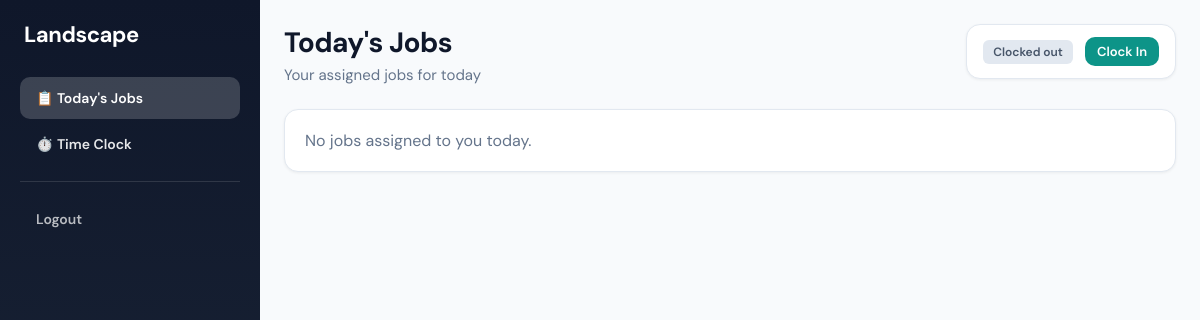
The page /jobs/crew/ (signed in) on the database as committed earlier.
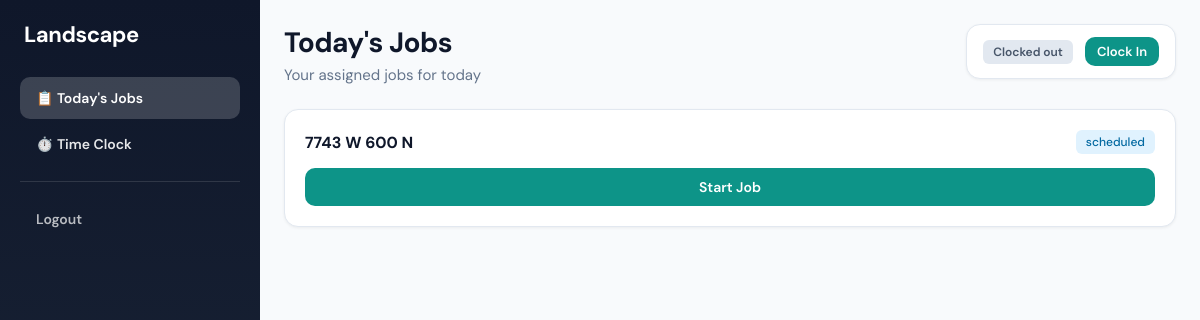
The same page on the database as committed later.
### jobs/models.py (models this page shows, shortened)
class Job(models.Model):
    STATUS_CHOICES = [
        ('scheduled', 'Scheduled'),
        ('in_progress', 'In Progress'),
        ('completed', 'Completed'),
        ('skipped', 'Skipped'),
    ]
    property = models.ForeignKey(
        Property,
        on_delete=models.CASCADE,
        related_name='jobs'
    )
    scheduled_date = models.DateField(null=True, blank=True, help_text='Null = unscheduled (accepted but not yet on calendar)')
    scheduled_time = models.TimeField(null=True, blank=True, help_text='Optional start time for week/day view')
    status = models.CharField(
        max_length=20,
        choices=STATUS_CHOICES,
        default='scheduled'
    )
    assigned_to = models.ForeignKey(
        User,
        on_delete=models.SET_NULL,
        null=True,
        blank=True,
        related_name='jobs',
        help_text='Assign to individual employee'
    )
    assigned_crew = models.ForeignKey(
        Crew,
        on_delete=models.SET_NULL,
        null=True,
        blank=True,
        related_name='jobs',
        help_text='Or assign to a crew'
    )
    notes = models.TextField(blank=True)
    created_at = models.DateTimeField(auto_now_add=True)
    route_order = models.PositiveIntegerField(default=0)

### customers/models.py (models this page shows, shortened)
class Property(models.Model):
    customer = models.ForeignKey(
        Customer,
        on_delete=models.CASCADE,
        related_name='properties'
    )
    address = models.CharField(max_length=255)
    latitude = models.DecimalField(max_digits=10, decimal_places=7, null=True, blank=True)
    longitude = models.DecimalField(max_digits=10, decimal_places=7, null=True, blank=True)
    notes = models.TextField(blank=True)
    gate_code = models.CharField(max_length=50, blank=True)
    has_dog = models.BooleanField(default=False)
    created_at = models.DateTimeField(auto_now_add=True)
    updated_at = models.DateTimeField(auto_now=True)

### jobs/views.py (the view)
# urls.py: path('crew/', views.crew_today_view, name='crew_today'),
@role_required("owner", "crew")
def crew_today_view(request):
    from time_tracking.models import TimeEntry
    today = timezone.now().date()
    jobs = Job.objects.filter(scheduled_date=today).select_related("property", "assigned_to", "assigned_crew")
    if request.user.role == "crew":
        from django.db.models import Q
        jobs = jobs.filter(
            Q(assigned_to=request.user) |
            Q(assigned_crew__members=request.user)
        ).distinct()
    jobs = jobs.order_by("route_order")
    time_clock_current_entry = TimeEntry.objects.filter(
        user=request.user, clock_out__isnull=True
    ).order_by('-clock_in').first() if request.user.is_authenticated else None
    return render(request, "jobs/crew_today.html", {
        "jobs": jobs,
        "time_clock_current_entry": time_clock_current_entry,
    })

### jobs/templates/jobs/crew_today.html (shortened to what this page needs)
{% extends "base.html" %}
{% block content %}
<div class="page-header" style="display: flex; justify-content: space-between; align-items: flex-start; flex-wrap: wrap; gap: 16px;">
  <div>
    <h1>Today's Jobs</h1>
    <p>Your assigned jobs for today</p>
  </div>
  <div class="clock-widget card">
    {% if time_clock_current_entry %}
    <form method="post" action="{% url 'time_clock_out' %}" style="margin: 0;">
      {% csrf_token %}
      <span class="clock-badge in">Clocked in</span>
      <button type="submit" class="btn btn-secondary btn-sm">Clock Out</button>
    </form>
    {% else %}
    <form method="post" action="{% url 'time_clock_in' %}" style="margin: 0;">
      <span class="clock-badge out">Clocked out</span>
      <button type="submit" class="btn btn-primary btn-sm">Clock In</button>
    </form>
    {% endif %}
  </div>
</div>
{% for job in jobs %}
<div class="job-card card">
  <div class="job-card-header">
    <strong>{{ job.property.address }}</strong>
    <span class="badge badge-{{ job.status|cut:'_' }}">{{ job.status }}</span>
  </div>
  <div class="job-actions">
    {% if job.status == "scheduled" %}
    <form method="post" action="{% url 'start_job' job.id %}">
      <button type="submit" class="btn btn-primary" style="width: 100%;">
        Start Job
      </button>
    </form>
    {% elif job.status == "completed" %}
    <button disabled class="btn btn-secondary" style="width: 100%; opacity: 0.7; cursor: not-allowed;">
      ✓ Completed
    </button>
    {% endif %}
  </div>
</div>
{% empty %}
<div class="card">
  <p style="margin: 0; color: var(--text-muted);">No jobs assigned to you today.</p>
</div>
{% endfor %}
{% endblock %}

Rows that differ between the two databases and show on the page:
now on this page (row edited): Job: property.address "7743 W 600 N", status "scheduled", shows "Start Job"
Other text that changed with them:
text no longer shown: "No jobs assigned to you today."
